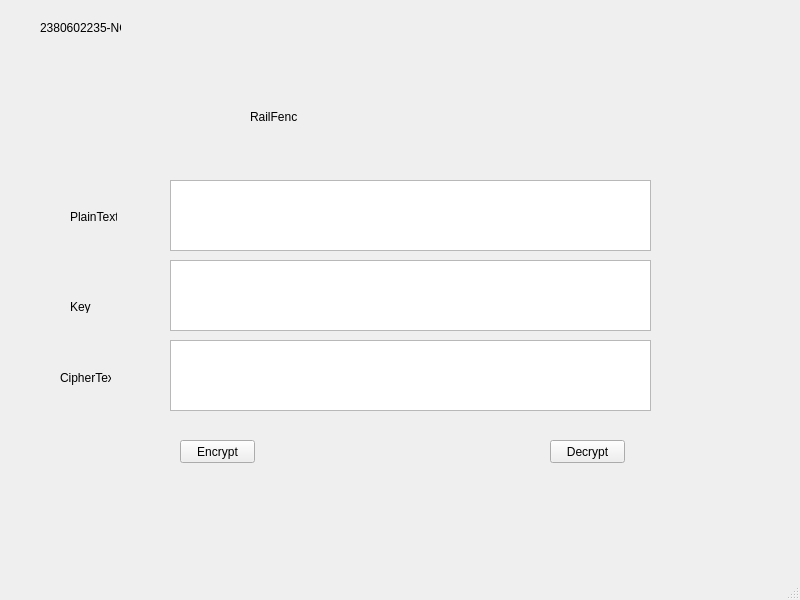
<?xml version="1.0" encoding="UTF-8"?>
<ui version="4.0">
 <class>MainWindow</class>
 <widget class="QMainWindow" name="MainWindow">
  <property name="geometry">
   <rect>
    <x>0</x>
    <y>0</y>
    <width>800</width>
    <height>600</height>
   </rect>
  </property>
  <property name="windowTitle">
   <string>MainWindow</string>
  </property>
  <widget class="QWidget" name="centralwidget">
   <widget class="QPushButton" name="pushButton">
    <property name="geometry">
     <rect>
      <x>180</x>
      <y>440</y>
      <width>75</width>
      <height>23</height>
     </rect>
    </property>
    <property name="text">
     <string>Encrypt</string>
    </property>
   </widget>
   <widget class="QPushButton" name="pushButton_2">
    <property name="geometry">
     <rect>
      <x>550</x>
      <y>440</y>
      <width>75</width>
      <height>23</height>
     </rect>
    </property>
    <property name="text">
     <string>Decrypt</string>
    </property>
   </widget>
   <widget class="QPlainTextEdit" name="plainTextEdit">
    <property name="geometry">
     <rect>
      <x>170</x>
      <y>340</y>
      <width>481</width>
      <height>71</height>
     </rect>
    </property>
   </widget>
   <widget class="QPlainTextEdit" name="plainTextEdit_2">
    <property name="geometry">
     <rect>
      <x>170</x>
      <y>260</y>
      <width>481</width>
      <height>71</height>
     </rect>
    </property>
   </widget>
   <widget class="QPlainTextEdit" name="plainTextEdit_3">
    <property name="geometry">
     <rect>
      <x>170</x>
      <y>180</y>
      <width>481</width>
      <height>71</height>
     </rect>
    </property>
   </widget>
   <widget class="QLabel" name="label">
    <property name="geometry">
     <rect>
      <x>250</x>
      <y>110</y>
      <width>47</width>
      <height>13</height>
     </rect>
    </property>
    <property name="text">
     <string>RailFence</string>
    </property>
   </widget>
   <widget class="QLabel" name="label_2">
    <property name="geometry">
     <rect>
      <x>70</x>
      <y>210</y>
      <width>47</width>
      <height>13</height>
     </rect>
    </property>
    <property name="text">
     <string>PlainText</string>
    </property>
   </widget>
   <widget class="QLabel" name="label_3">
    <property name="geometry">
     <rect>
      <x>60</x>
      <y>370</y>
      <width>51</width>
      <height>16</height>
     </rect>
    </property>
    <property name="text">
     <string>CipherText</string>
    </property>
   </widget>
   <widget class="QLabel" name="label_4">
    <property name="geometry">
     <rect>
      <x>70</x>
      <y>300</y>
      <width>47</width>
      <height>13</height>
     </rect>
    </property>
    <property name="text">
     <string>Key</string>
    </property>
   </widget>
   <widget class="QLabel" name="label_5">
    <property name="geometry">
     <rect>
      <x>40</x>
      <y>20</y>
      <width>81</width>
      <height>16</height>
     </rect>
    </property>
    <property name="text">
     <string>2380602235-NQT</string>
    </property>
   </widget>
  </widget>
  <widget class="QMenuBar" name="menubar">
   <property name="geometry">
    <rect>
     <x>0</x>
     <y>0</y>
     <width>800</width>
     <height>21</height>
    </rect>
   </property>
  </widget>
  <widget class="QStatusBar" name="statusbar"/>
 </widget>
 <resources/>
 <connections/>
</ui>
